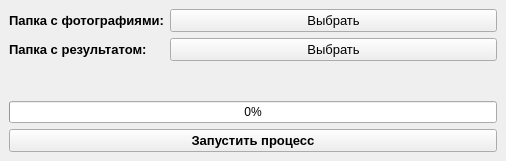
<?xml version="1.0" encoding="UTF-8"?>
<ui version="4.0">
 <class>MainWindow</class>
 <widget class="QMainWindow" name="MainWindow">
  <property name="geometry">
   <rect>
    <x>0</x>
    <y>0</y>
    <width>506</width>
    <height>161</height>
   </rect>
  </property>
  <property name="windowTitle">
   <string>flir Image to scv</string>
  </property>
  <widget class="QWidget" name="centralwidget">
   <layout class="QVBoxLayout" name="verticalLayout">
    <item>
     <layout class="QFormLayout" name="formLayout">
      <item row="0" column="0">
       <widget class="QLabel" name="label">
        <property name="font">
         <font>
          <pointsize>10</pointsize>
          <weight>75</weight>
          <bold>true</bold>
         </font>
        </property>
        <property name="text">
         <string>Папка с фотографиями:</string>
        </property>
       </widget>
      </item>
      <item row="0" column="1">
       <widget class="QPushButton" name="pushButton">
        <property name="font">
         <font>
          <pointsize>10</pointsize>
         </font>
        </property>
        <property name="text">
         <string>Выбрать</string>
        </property>
       </widget>
      </item>
      <item row="1" column="0">
       <widget class="QLabel" name="label_2">
        <property name="font">
         <font>
          <pointsize>10</pointsize>
          <weight>75</weight>
          <bold>true</bold>
         </font>
        </property>
        <property name="text">
         <string>Папка с результатом:</string>
        </property>
       </widget>
      </item>
      <item row="1" column="1">
       <widget class="QPushButton" name="pushButton_2">
        <property name="font">
         <font>
          <pointsize>10</pointsize>
         </font>
        </property>
        <property name="text">
         <string>Выбрать</string>
        </property>
       </widget>
      </item>
     </layout>
    </item>
    <item>
     <widget class="QProgressBar" name="progressBar">
      <property name="value">
       <number>0</number>
      </property>
     </widget>
    </item>
    <item>
     <widget class="QPushButton" name="pushButton_3">
      <property name="font">
       <font>
        <pointsize>10</pointsize>
        <weight>75</weight>
        <bold>true</bold>
       </font>
      </property>
      <property name="text">
       <string>Запустить процесс</string>
      </property>
     </widget>
    </item>
   </layout>
  </widget>
 </widget>
 <resources/>
 <connections/>
</ui>
